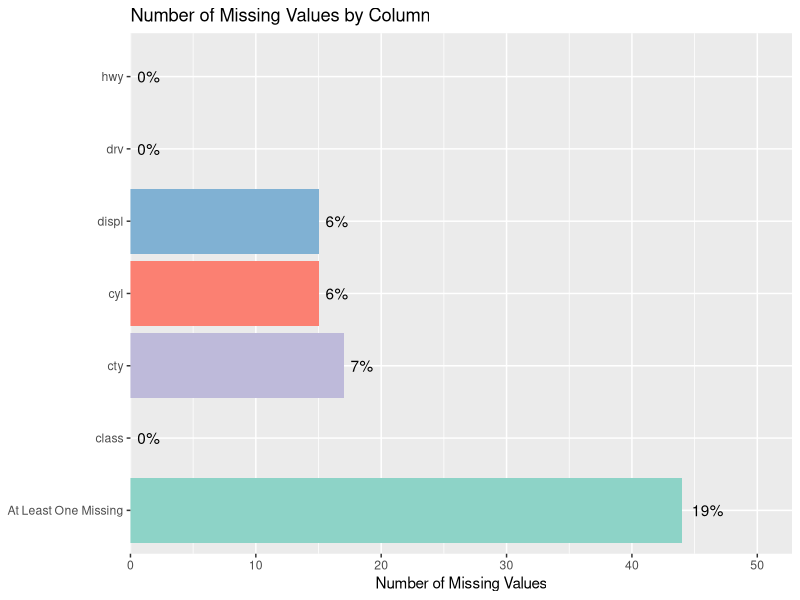
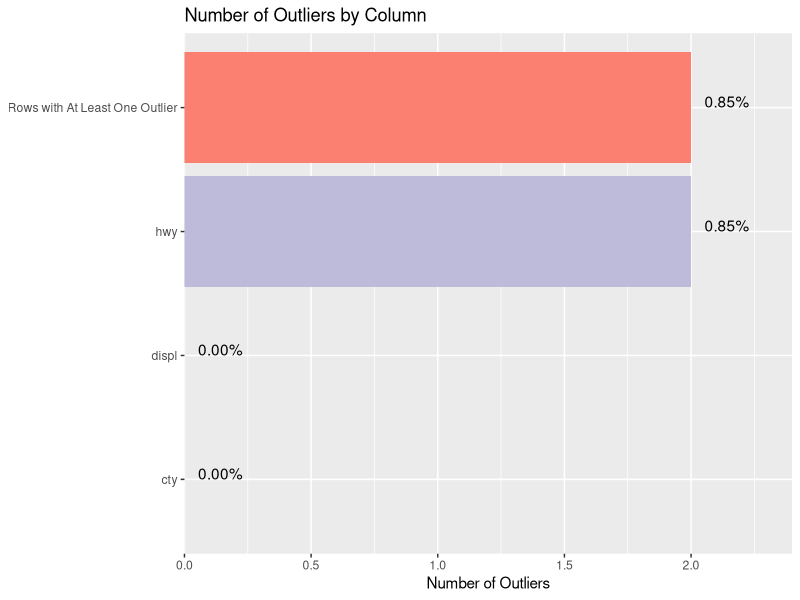
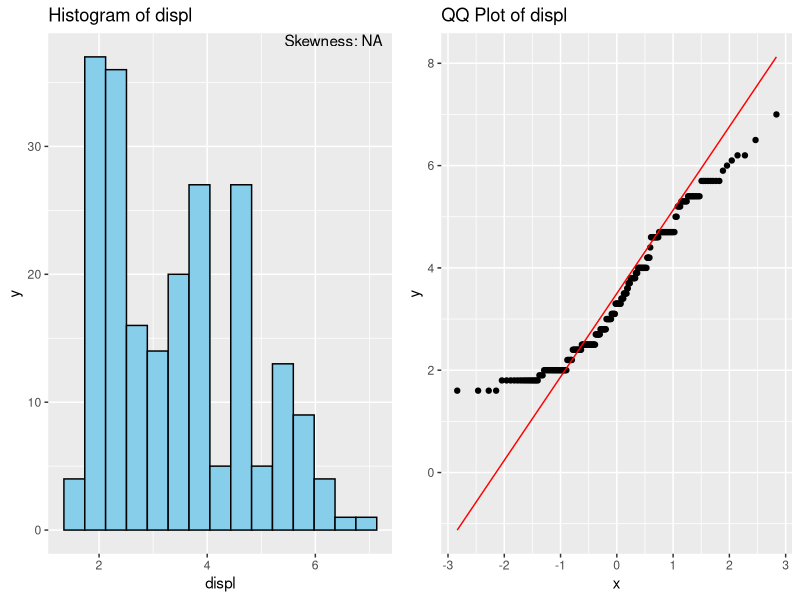
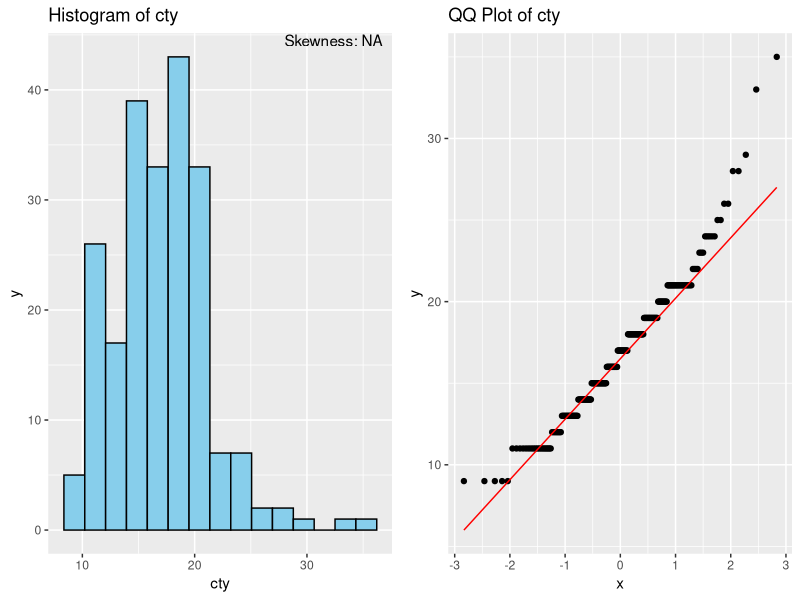
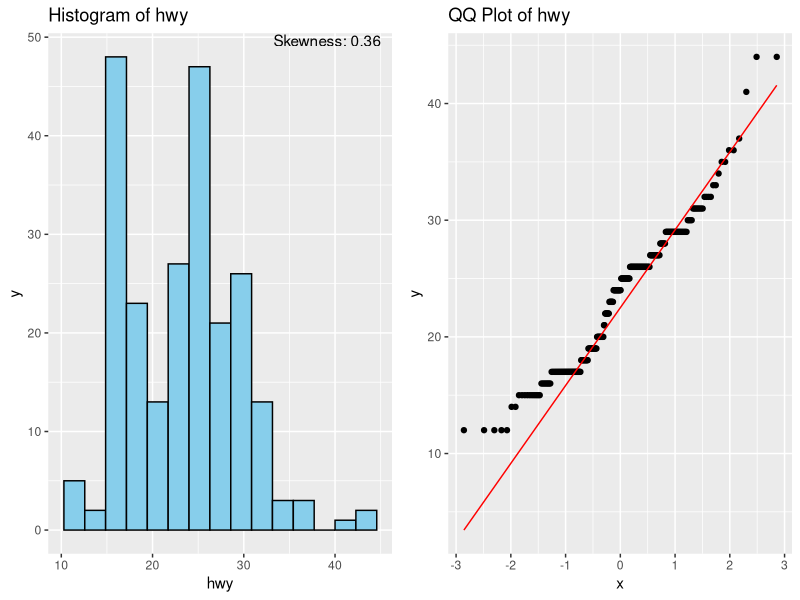
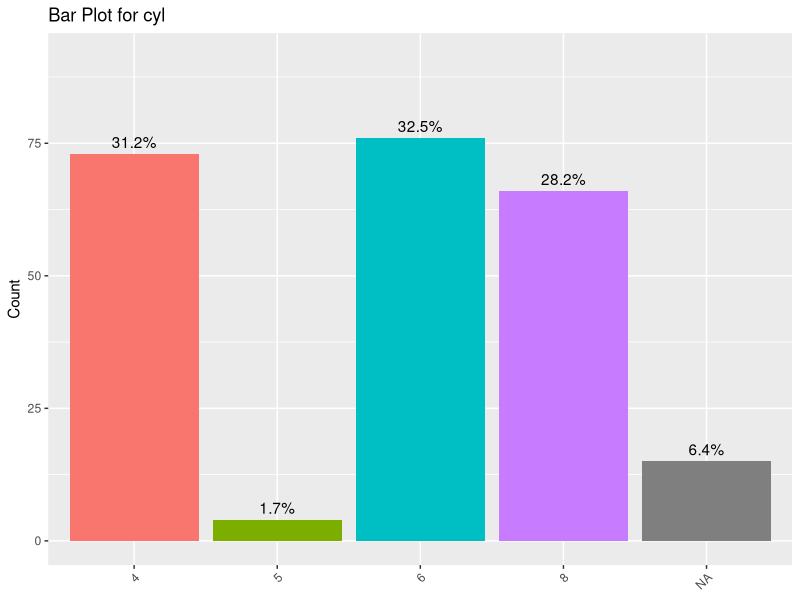
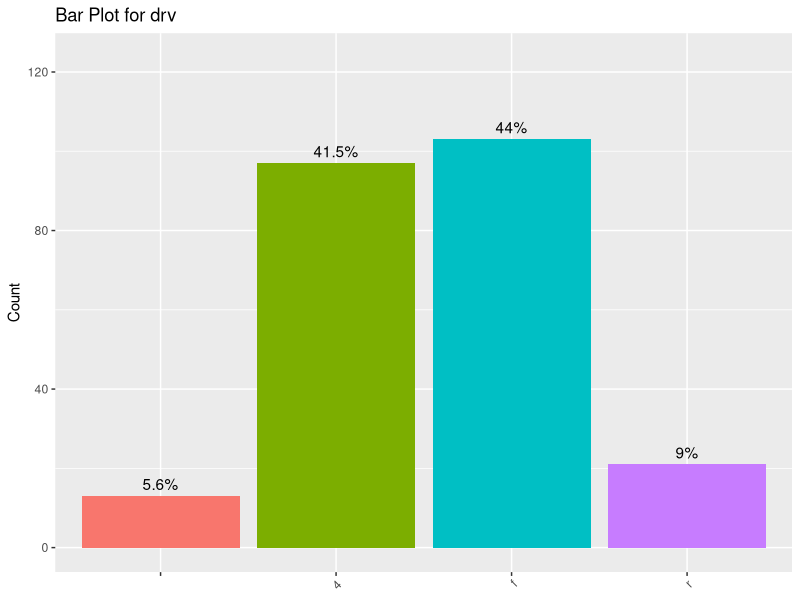
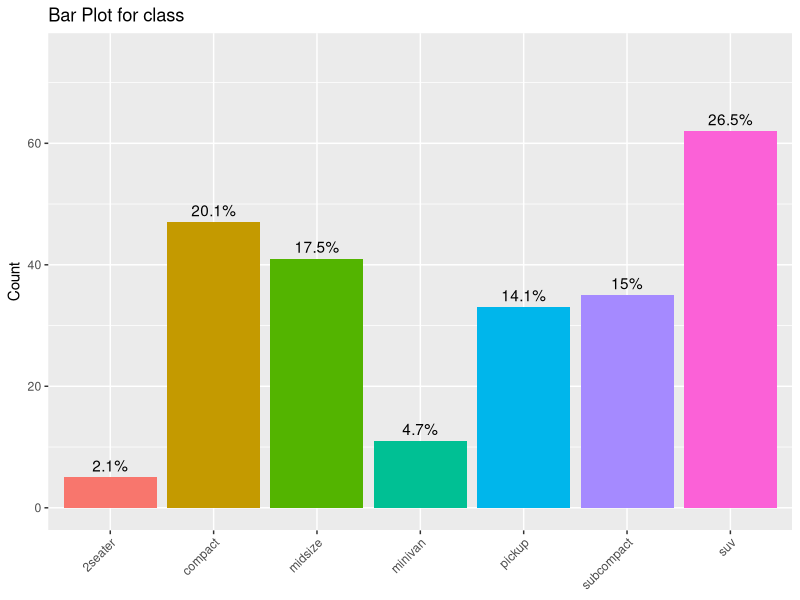

Recreate these plots in R, in order.
## ---- chunk 1
knitr::opts_chunk$set(echo = TRUE, message = FALSE, warning = FALSE)
library(knitr)
library(dplyr)
library(ggplot2)
## ---- chunk 2
# example using the Iris dataset
df <- read.csv("mpg.csv")
target_var <- "class"
## ---- chunk 3
# Iterate over each column of the data frame
for (i in seq_along(df)) {
  # Check if the column is numeric and has less than 5 unique values
  if (is.numeric(df[[i]]) && length(unique(df[[i]])) / nrow(df) < 0.05 && length(unique(df[[i]])) < 13) {
    # Convert the column to a factor
    df[[i]] <- as.factor(df[[i]])
    cat("\nColumn ", colnames(df)[i], "was converted to a factor.")
  }
}
## ---- chunk 4
cutoff <- 0.8
# Initialize a vector to store the names of columns to be removed
cols_to_remove <- c()

# Loop through each column
for (col_name in names(df)) {
  # Check if column is non-numeric and has unique values > 80% of total rows
  if (!is.numeric(df[[col_name]]) && length(unique(df[[col_name]])) > cutoff * nrow(df)) {
    cols_to_remove <- c(cols_to_remove, col_name)
    cat("\nColumn", cols_to_remove, " was excluded from analysis.")
  }
}

# Remove the identified columns
df <- df %>% select(-one_of(cols_to_remove))
## ---- chunk 5
# Check if the target_var is in the dataframe and is not NA
if (!is.na(target_var) && target_var %in% names(df)) {
  # Check if the target variable is numerical
  if (is.numeric(df[[target_var]])) {
    # Create bins for the numerical target variable
    df[["target_bin"]] <- cut(df[[target_var]],
      breaks = 5,
      labels = c("low", "low_mid", "mid", "upper_mid", "high"),
      include.lowest = TRUE
    )
    print(paste("Binned target variable", target_var, " as", "target_bin"))
  } else {
    print(paste("The target variable, ", target_var, ", is a categorical variable."))
  }
} else {
  print("No valid target variable selected. Proceeding with general EDA.")
  target_var <- NULL 
}
## ---- chunk 6
str(df)
summary(df)
## ---- chunk 7
# Calculate the total number of missing values per column
missing_values <- sapply(df, function(x) sum(is.na(x)))

# Calculate the number of cases with at least one missing value
cases_with_missing <- sum(apply(df, 1, function(x) any(is.na(x))))

# Check if there are any missing values
if (all(missing_values == 0)) {
  print("There is no missing data in any columns.")
} else {
  # Create a data frame for plotting
  missing_data_df <- data.frame(
    Column = c(names(missing_values), "At Least One Missing"),
    MissingValues = c(missing_values, cases_with_missing)
  )
  # Calculate the percentage of missing values per column
  # missing_percentage <- (missing_values / nrow(df)) * 100
  # Plot the number of missing values for all columns with labels
  ggplot(missing_data_df, aes(x = Column, y = MissingValues, fill = Column)) +
    geom_bar(stat = "identity") +
    geom_text(aes(label = sprintf("%.0f%%", MissingValues / nrow(df) * 100)), hjust = -0.3) + # Add labels to the bars
    # geom_text(aes(label = sprintf("%.2f%%", MissingPercentage)), hjust = -0.3) +
    coord_flip() + # Makes the bars horizontal
    labs(title = "Number of Missing Values by Column", x = "Column", y = "Number of Missing Values") +
    scale_fill_brewer(palette = "Set3") + # Use a color palette for different bars
    theme(legend.position = "none", axis.title.y = element_blank()) + # Remove the legend
    scale_y_continuous(expand = expansion(mult = c(0, 0.2))) # Extend the y-axis limits by 10%
}
## ---- chunk 8
detect_outliers_mad <- function(df, accuracy = 0.99) {
  # Function to calculate MAD
  mad_function <- function(x) {
    median(abs(x - median(x)))
  }

  # Calculate z-score equivalent for the given accuracy
  z_threshold <- qnorm(accuracy + (1 - accuracy) / 2)

  # Calculate MAD threshold
  mad_threshold <- z_threshold

  # Initialize a list to store outlier indices for each numeric column
  outliers_list <- list()

  # Initialize a vector to keep track of rows with outliers
  rows_with_outliers <- rep(FALSE, nrow(df))

  # Loop through each column in the dataframe
  for (col_name in names(df)) {
    # Check if the column is numeric
    if (is.numeric(df[[col_name]])) {
      # Calculate MAD and median for the column
      mad_value <- mad_function(df[[col_name]])
      median_value <- median(df[[col_name]])

      # Calculate the deviation scores (using a modified z-score)
      deviation_scores <- 0.6745 * (df[[col_name]] - median_value) / mad_value

      # Identify indices of outliers
      outlier_indices <- which(abs(deviation_scores) > mad_threshold)

      # Store the indices in the list
      outliers_list[[col_name]] <- outlier_indices

      # Update rows with outliers
      rows_with_outliers[outlier_indices] <- TRUE
    }
  }

  # Calculate the number of outliers in each column
  num_outliers_each_col <- sapply(outliers_list, length)

  # Calculate the number of rows with at least one outlier
  num_rows_with_outliers <- sum(rows_with_outliers)

  # Combine the results into one vector
  combined_results <- c(num_outliers_each_col, "Rows with At Least One Outlier" = num_rows_with_outliers)

  # Return the combined results
  return(combined_results)
}

# Detect outliers using the previously defined function
outliers_info <- detect_outliers_mad(df)

# Check if there are any outliers
if (all(outliers_info == 0)) {
  print("There are no outliers in any columns.")
} else {
  # Create a data frame for plotting
  outliers_data_df <- data.frame(
    Column = names(outliers_info),
    Outliers = outliers_info,
    OutlierPercentage = (outliers_info / nrow(df)) * 100 # Calculate the percentage of outliers
  )

  # Plot the number of outliers for all columns with labels
  ggplot(outliers_data_df, aes(x = Column, y = Outliers, fill = Column)) +
    geom_bar(stat = "identity") +
    geom_text(aes(label = sprintf("%.2f%%", OutlierPercentage)), hjust = -0.3, vjust = 0) + # Add labels to the bars
    coord_flip() + # Makes the bars horizontal
    labs(title = "Number of Outliers by Column", x = "Column", y = "Number of Outliers") +
    scale_fill_brewer(palette = "Set3") + # Use a color palette for different bars
    theme(legend.position = "none", axis.title.y = element_blank()) + # Remove the legend
    scale_y_continuous(expand = expansion(mult = c(0, 0.2))) # Extend the y-axis limits
}
## ---- chunk 9
library(gridExtra)
library(e1071) # for skewness

# Function to check if the variable is highly skewed
is_highly_skewed <- function(x) {
  # Remove missing values before computing skewness
  x <- na.omit(x)
  abs(e1071::skewness(x)) > 1
}

create_plots <- function(df, var) {
  skewness_value <- round(skewness(df[[var]]), 2)

  # Histogram
  p1 <- ggplot(df, aes_string(x = var)) +
    geom_histogram(bins = 15, fill = "skyblue", color = "black") +
    ggtitle(paste("Histogram of", var)) +
    annotate("text", x = Inf, y = Inf, label = paste("Skewness:", skewness_value), hjust = 1.1, vjust = 1.1)

  # QQ Plot with reference line
  p2 <- ggplot(df, aes_string(sample = var)) +
    stat_qq() +
    stat_qq_line(color = "red") +
    ggtitle(paste("QQ Plot of", var))

  if (is_highly_skewed(df[[var]])) {
    df$log_transformed <- log(df[[var]] + 1)
    skewness_log_value <- round(skewness(df$log_transformed), 2)

    # Histogram after log transformation
    p3 <- ggplot(df, aes(x = log_transformed)) +
      geom_histogram(bins = 15, fill = "lightgreen", color = "black") +
      ggtitle(paste("Log-transformed", var)) +
      annotate("text", x = Inf, y = Inf, label = paste("Skewness:", skewness_log_value), hjust = 1.1, vjust = 1.1)

    # QQ Plot after log transformation
    p4 <- ggplot(df, aes(sample = log_transformed)) +
      stat_qq() +
      stat_qq_line(color = "red") +
      ggtitle(paste("log-transformed", var))

    return(grid.arrange(p1, p2, p3, p4, ncol = 2))
  } else {
    return(grid.arrange(p1, p2, ncol = 2))
  }
}

# Apply the function to each numeric variable in the dataframe
lapply(names(df)[sapply(df, is.numeric)], function(var) create_plots(df, var))
## ---- chunk 10
# Function to create bar plots
create_bar_plot <- function(df, column_name) {
  # Checking if the column is a factor
  if (!is.numeric(df[[column_name]])) {
    df[[column_name]] <- as.factor(df[[column_name]])
    factor_levels <- levels(df[[column_name]])
  } else {
    factor_levels <- NULL
  }
levels
  # Modify the data for plotting
  plot_data <- df %>%
    count(!!sym(column_name)) %>%
    arrange(desc(n)) %>%
    mutate(value = ifelse(row_number() > 12, "Other", as.character(!!sym(column_name)))) %>%
    group_by(value) %>%
    summarize(n = sum(n))

  # If the column is a factor, adjust the value names
  if (!is.null(factor_levels)) {
    plot_data$value <- factor(plot_data$value, levels = unique(c(factor_levels, "Other")))
  }

  # Finding the maximum value for adjusting y-axis
  max_value <- max(plot_data$n)

  # Creating the bar plot
  p <- ggplot(plot_data, aes(x = value, y = n, fill = value)) +
    geom_bar(stat = "identity") +
    geom_text(aes(label = paste0(round(n / sum(n) * 100, 1), "%")),
      vjust = -0.5
    ) +
    labs(title = paste("Bar Plot for", column_name), y = "Count") +
    theme(
      axis.text.x = element_text(angle = 45, hjust = 1),
      axis.title.x = element_blank()
    ) +
    theme(legend.position = "none") + # Remove the legend
    scale_y_continuous(limits = c(0, max_value * 1.2)) # Extend y-axis by 20%

  print(p) # Explicitly print the plot
}

# Iterating over each column
for (column_name in names(df)) {
  if (!is.numeric(df[[column_name]])) { # Checking if the column is non-numeric
    unique_values <- length(unique(df[[column_name]]))
    if (unique_values != nrow(df)) { # Ignoring columns with all unique values
      create_bar_plot(df, column_name)
    }
  }
}
## ---- chunk 11
data_for_heatmap <- df

numeric_cols <- sapply(data_for_heatmap, is.numeric)

# Prepare data for the heatmap
# Filter out rows with missing values
data_for_heatmap <- na.omit(data_for_heatmap)

# more than 2 numeric columns
if (sum(numeric_cols) > 1) {
  # If the dataframe has more than 2000 rows, sample 2000 rows randomly
  if (nrow(data_for_heatmap) > 2000) {
    set.seed(123) # Set a random seed for reproducibility
    data_for_heatmap <- data_for_heatmap[sample(nrow(data_for_heatmap), 2000), ]
    cat("Since there are too many rows, 2000 randomly selected rows are shown in this heatmap")
  }
  
  # Determine whether to include row names based on the number of rows
  show_row_names <- nrow(data_for_heatmap) <= 100
  
  # Define a color palette from yellow to blue
  my_palette <- colorRampPalette(c("yellow", "blue"))(n = 299)
  
  # Initialize the RowSideColors parameter as NULL
  row_side_colors <- NULL
  
  dist_pearson <- function(x, ...)
    as.dist(1-cor(t(x), method="pearson"))
    
  # Check if target_var is provided and not null
  if (!is.null(target_var) && target_var %in% names(data_for_heatmap)) {
    # Use the 'target_bin' column if it exists, otherwise use the column specified by target_var
    target_col <- ifelse("target_bin" %in% names(data_for_heatmap), 'target_bin',  target_var)
    
    # define groups of rows
    groups <- data_for_heatmap[[target_col]]
    groups_colors <- as.numeric(factor(groups))
    unique_groups <- unique(groups)
    row_side_colors <- rainbow(length(unique_groups))[groups_colors]
    
    # Create the heatmap with clustering trees and color bar
    gplots::heatmap.2(
      as.matrix(data_for_heatmap[numeric_cols]),
      scale = "column",  # Data is already scaled, so no scaling is needed here
      distfun = dist_pearson,  # for distance between rows
      hclustfun = function(x) hclust(x, method = "average"),  # for hierarchical clustering
      dendrogram = "both",  # only row dendrograms
      trace = "none",  # turns off trace lines inside the heatmap
      density.info = "none",  # turns off density plot inside color legend
      margins = c(8, 8),  # adjusts the margins around the plot
      Colv = TRUE,  # cluster columns
      Rowv = TRUE,  # always cluster rows
      labRow = if(show_row_names) rownames(data_for_heatmap) else NA,  # show/hide row names
      key = TRUE,  # whether to show the color key
      keysize = 1,  # size of the color key
      symbreaks = FALSE , # whether to make color breaks symmetrical around zero
      col = my_palette, # yellow and blue
      RowSideColors = row_side_colors,  # add side color bar if side_colors is not NULL
      cexCol = 0.9,         # Make column labels smaller
      srtCol = 45,          # Rotate column labels 45 degrees
      adjCol = c(1,0)   # Adjust the position of the column labels
    )
    legend("topright", legend = unique_groups, fill = rainbow(length(unique_groups)), title = target_var)
    
  } else {   # RowSideColors = NULL gives errors. 
    # Create the heatmap without the color bar
    gplots::heatmap.2(
      as.matrix(data_for_heatmap[numeric_cols]),
      scale = "column",  # Data is already scaled, so no scaling is needed here
      distfun = dist_pearson,  # for distance between rows
      hclustfun = function(x) hclust(x, method = "average"),  # for hierarchical clustering
      dendrogram = "both",  # only row dendrograms
      trace = "none",  # turns off trace lines inside the heatmap
      density.info = "none",  # turns off density plot inside color legend
      margins = c(8, 8),  # adjusts the margins around the plot
      Colv = TRUE,  # cluster columns
      Rowv = TRUE,  # always cluster rows
      labRow = if(show_row_names) rownames(data_for_heatmap) else NA,  # show/hide row names
      key = TRUE,  # whether to show the color key
      keysize = 1,  # size of the color key
      symbreaks = FALSE , # whether to make color breaks symmetrical around zero
      col = my_palette, # yellow and blue
      cexCol = 0.9,         # Make column labels smaller
      srtCol = 45,          # Rotate column labels 45 degrees
      adjCol = c(1,0)   # Adjust the position of the column labels
    )
  }
}
## ---- chunk 12
library(corrplot)
df2 <- df[sapply(df, is.numeric)]
df2 <- na.omit(df2)
M <- cor(df2)
testRes <- cor.mtest(df2, conf.level = 0.95)
## leave blank on non-significant coefficient
## add significant correlation coefficients
corrplot(M,
  p.mat = testRes$p, method = "circle", type = "lower", insig = "blank",
  addCoef.col = "black", number.cex = 0.8, order = "AOE", diag = FALSE
)
## ---- chunk 13
library(GGally)
library(hexbin)

num_cols <- names(df)[sapply(df, is.numeric)]
if(length(num_cols) > 1) {
  num_col_pairs <- combn(num_cols, 2, simplify = FALSE)

  for (pair in num_col_pairs) {
    col_x <- pair[1]
    col_y <- pair[2]

    # Perform correlation test
    corr_test <- cor.test(df[[col_x]], df[[col_y]], method = "pearson")

    if (corr_test$p.value < 0.01 && abs(corr_test$estimate) > 0.1) {
      corr_label <- paste("R =", round(corr_test$estimate, 2), "\nP =", format(corr_test$p.value, scientific = TRUE, digits = 2))

      if (nrow(df) > 5000) {
        # Use hexbin plot
        p <- ggplot(df, aes_string(x = col_x, y = col_y)) +
          labs(title = paste(col_x, "vs", col_y), x = col_x, y = col_y) +
          geom_hex(bins = 70) +
          scale_fill_continuous(type = "viridis")
      } else {
        # Use scatter plot
        if (!is.null(target_var) && !is.na(target_var)) {
          if(target_var != col_x && target_var != col_y){
            color_var <- ifelse(!is.numeric(df[[target_var]]), target_var, "target_bin")
            p <- ggplot(df, aes_string(x = col_x, y = col_y, color = color_var)) +
              geom_point(alpha = 0.7) +
              labs(title = paste(col_x, "vs", col_y), x = col_x, y = col_y) +
              guides(color = guide_legend(title = color_var))
          }
        } else {
          p <- ggplot(df, aes_string(x = col_x, y = col_y)) +
            geom_point(alpha = 0.7) +
            labs(title = paste(col_x, "vs", col_y), x = col_x, y = col_y)
        }
      }

      p <- p + annotate("text", x = Inf, y = Inf, label = corr_label, hjust = 1.1, vjust = 1.1, size = 4)
      print(p)
    }
  }
}  else {
  cat("Not applicable.")
}
## ---- chunk 14
num_cols <- sapply(df, is.numeric)
cat_cols <- sapply(df, is.factor)
if(length(num_cols) > 1 & length(cat_cols) > 1) {
  # Perform ANOVA and create violin plots for significant cases
  for (num_var in names(df)[num_cols]) {
    for (cat_var in names(df)[cat_cols]) {
      if (cat_var != "target_bin") {
        anova_result <- aov(df[[num_var]] ~ df[[cat_var]], data = df)
        p_value <- summary(anova_result)[[1]]$"Pr(>F)"[1]
        if (p_value < 0.01) {
          plot <- ggplot(df, aes_string(x = cat_var, y = num_var)) +
            geom_violin(trim = FALSE, fill = "lightblue", color = "black") +
            geom_boxplot(width = 0.2, fill = "white", color = "black") +
            labs(title = paste(num_var, "by", cat_var, "(ANOVA P =", format(p_value, scientific = TRUE, digits = 2), ")"), x = cat_var, y = num_var)

          if (nrow(df) < 300) {
            plot <- plot + geom_jitter(width = 0.2, color = "black")
          }
          print(plot)
        }
      }
    }
  }
}  else {
  cat("Not applicable.")
}
## ---- chunk 15
cat_cols <- !(sapply(df, is.numeric)) & names(df) != "target_bin"
cat_var_names <- names(df)[cat_cols]
if(length(cat_var_names) > 1) {
  # Perform chi-squared tests and create stacked bar plots if p-value < 0.01
  for (i in 1:(length(cat_var_names) - 1)) {
    for (j in (i + 1):length(cat_var_names)) {
      tab <- table(df[[cat_var_names[i]]], df[[cat_var_names[j]]])
      chi_test <- chisq.test(tab)
      if (is.na(chi_test$p.value)) next
      if (chi_test$p.value < 0.01) {
        p <- ggplot(df, aes_string(x = cat_var_names[i], fill = cat_var_names[j])) +
          geom_bar(position = "fill") +
          labs(
            title = paste(cat_var_names[i], "vs", cat_var_names[j], "(Chisq P =", format(chi_test$p.value, scientific = TRUE, digits = 2), ")"),
            x = paste(cat_var_names[i]),
            y = "Proportion"
          ) +
          coord_flip()
        print(p)
      }
    }
  }
} else {
  cat("There is one or zero categorical variable")
}
